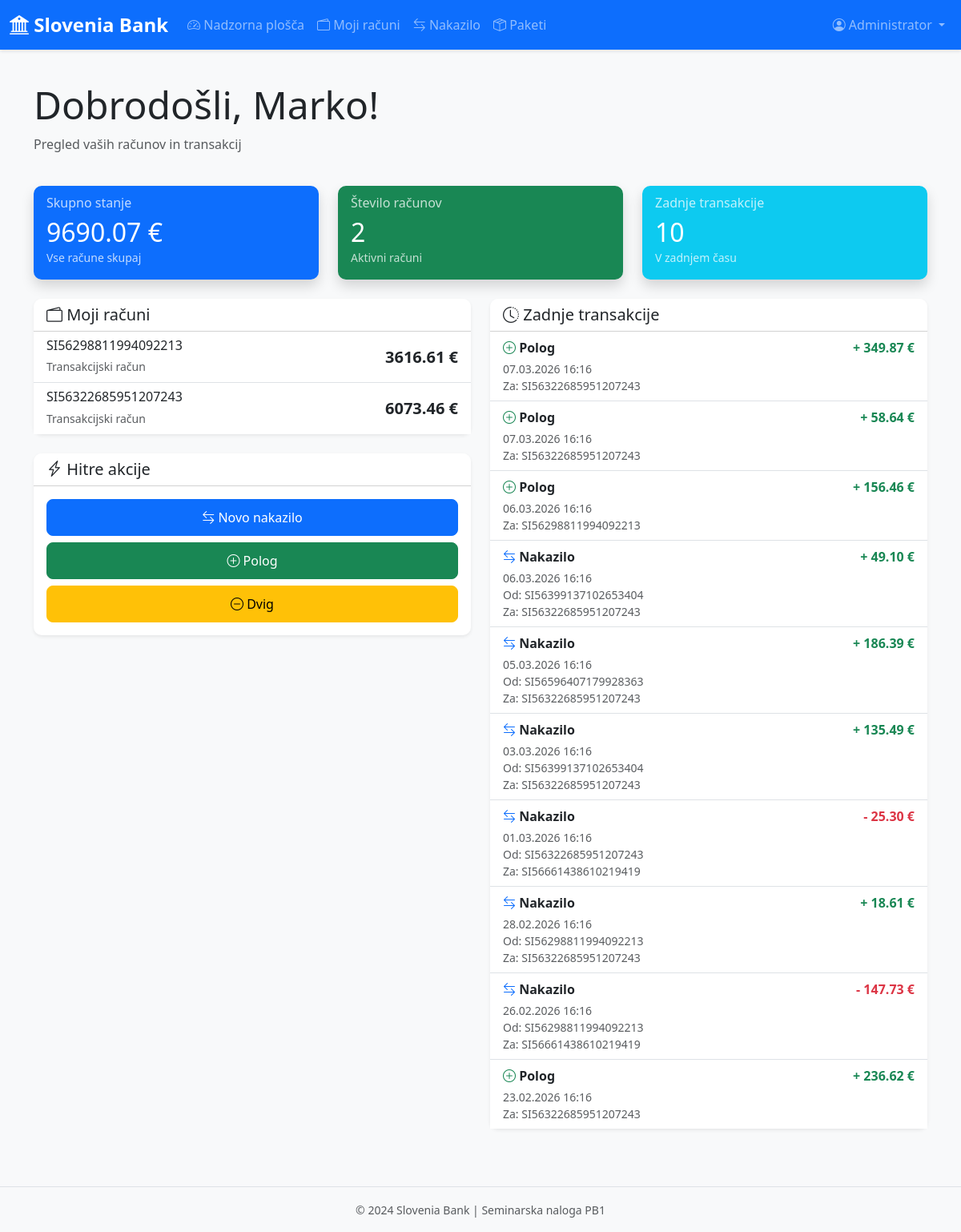
Page /dashboard (signed in) on the committed database.
### tables this page shows
CREATE TABLE stranka (
                        id_stranke      INTEGER  PRIMARY KEY AUTOINCREMENT,
                        ime             TEXT     NOT NULL CHECK(LENGTH(ime) > 0),
                        priimek         TEXT     NOT NULL CHECK(LENGTH(priimek) > 0),
                        naslov          TEXT     NOT NULL CHECK(LENGTH(naslov) > 0),
                        datum_rojstva   DATE     NOT NULL  
                );

CREATE TABLE racun (
                        IBAN            TEXT     PRIMARY KEY UNIQUE CHECK(LENGTH(IBAN) = 19), -- 19 je standard po Wiki za SLO
                        id_lastnik      INTEGER  NOT NULL REFERENCES stranka(id_stranke),
                        id_paket        INTEGER  NOT NULL REFERENCES paket(id_paket),
                        stanje          INTEGER  NOT NULL DEFAULT(0) -- centi
                );

CREATE TABLE transakcija (
                    id_transakcije  INTEGER  PRIMARY KEY AUTOINCREMENT,
                    posilja         TEXT     REFERENCES racun(IBAN), -- NULL za polog
                    prejema         TEXT     REFERENCES racun(IBAN), -- NULL za dvig
                    tip             TEXT     NOT NULL CHECK(tip IN ('polog', 'dvig', 'nakazilo', 'obresti')),
                    znesek          INTEGER  NOT NULL DEFAULT(0) CHECK(znesek > 0),    -- centi
                    cas             DATETIME DEFAULT(DATETIME('now'))

    
                CHECK (
                (tip = 'polog'   AND posilja IS NULL AND prejema IS NOT NULL) OR
                (tip = 'dvig'    AND posilja IS NOT NULL AND prejema IS NULL) OR
                (tip = 'nakazilo' AND posilja IS NOT NULL AND prejema IS NOT NULL AND posilja != prejema) OR
                (tip = 'obresti' AND posilja IS NULL AND prejema IS NOT NULL)
                )
            );

### app.py (the view)
@app.route('/dashboard')
@login_required
def dashboard():
    user_id = session['user_id']
    stranka = bank.get_stranka(user_id)
    if not stranka:
        flash('Stranka ni najdena.', 'danger')
        return redirect(url_for('logout'))
    racuni = bank.get_racuni_stranke(user_id)
    total_balance = sum(r['stanje'] for r in racuni)
    recent_transactions = bank.get_recent_transactions(user_id, limit=10)
    return render_template('dashboard.html',
                         stranka=stranka,
                         racuni=racuni,
                         total_balance=total_balance,
                         recent_transactions=recent_transactions)

### app.py (called while the page is built)
def login_required(f):
    @wraps(f)
    def decorated_function(*args, **kwargs):
        if 'user_id' not in session:
            flash('Prosimo, prijavite se.', 'warning')
            return redirect(url_for('login'))
        return f(*args, **kwargs)
    return decorated_function

@app.template_filter('centi_v_eure')
def centi_v_eure(centi):
    if centi is None:
        return '0.00'
    return f"{centi / 100:.2f}"

@app.template_filter('format_iban')
def format_iban(iban):
    if not iban:
        return ''
    return iban

@app.template_filter('format_datum')
def format_datum(datum_str):
    if not datum_str:
        return ''
    try:
        dt = datetime.fromisoformat(datum_str.replace(' ', 'T'))
        return dt.strftime('%d.%m.%Y %H:%M')
    except:
        return datum_str

### model.py (called while the page is built)
def get_connection():
    if not hasattr(_thread_local, 'conn'):
        _thread_local.conn = dbapi.connect('Banka.db', check_same_thread=False)
        _thread_local.conn.execute("PRAGMA foreign_keys = ON;")
    return _thread_local.conn

    def __enter__(self):
        return self.cur

    def __exit__(self, exc_type, exc_value, traceback):
        if self.close:
            self.cur.close()

    def __bool__(self):
        if hasattr(self, '__dataclass_fields__'):
            first_field = next(iter(self.__dataclass_fields__))
            return getattr(self, first_field) is not None
        return True

### services.py (called while the page is built)
    def get_stranka(self, id_stranke):
        with Kazalec() as cur:
            cur.execute("""
                SELECT id_stranke, ime, priimek, naslov, datum_rojstva
                FROM stranka
                WHERE id_stranke = ?
            """, (id_stranke,))
            row = cur.fetchone()
            if row:
                return Stranka(
                    id_stranke=row[0],
                    ime=row[1],
                    priimek=row[2],
                    naslov=row[3],
                    datum_rojstva=row[4]
                )
            return None

### templates/dashboard.html (shortened to what this page needs)
{% extends "base.html" %}
{% block content %}
<div class="container my-4">
    <div class="row mb-4">
        <div class="col">
            <h1 class="display-5">Dobrodošli, {{ stranka.ime }}!</h1>
            <p class="text-muted">Pregled vaših računov in transakcij</p>
        </div>
    </div>
    <div class="row g-4 mb-4">
        <div class="col-md-4">
            <div class="card bg-primary text-white shadow">
                <div class="card-body">
                    <h6 class="card-subtitle mb-2 opacity-75">Skupno stanje</h6>
                    <h2 class="card-title mb-0">{{ total_balance | centi_v_eure }} €</h2>
                    <small class="opacity-75">Vse račune skupaj</small>
                </div>
            </div>
        </div>
        <div class="col-md-4">
            <div class="card bg-success text-white shadow">
                <div class="card-body">
                    <h6 class="card-subtitle mb-2 opacity-75">Število računov</h6>
                    <h2 class="card-title mb-0">{{ racuni | length }}</h2>
                    <small class="opacity-75">Aktivni računi</small>
                </div>
            </div>
        </div>
        <div class="col-md-4">
            <div class="card bg-info text-white shadow">
                <div class="card-body">
                    <h6 class="card-subtitle mb-2 opacity-75">Zadnje transakcije</h6>
                    <h2 class="card-title mb-0">{{ recent_transactions | length }}</h2>
                    <small class="opacity-75">V zadnjem času</small>
                </div>
            </div>
        </div>
    </div>
    <div class="row g-4">
        <div class="col-lg-6">
            <div class="card shadow-sm">
                <div class="card-header bg-white">
                    <h5 class="mb-0"><i class="bi bi-wallet2"></i> Moji računi</h5>
                </div>
                <div class="card-body p-0">
                    <div class="list-group list-group-flush">
                        {% for racun in racuni %}
                        <a href="{{ url_for('account_detail', iban=racun.IBAN) }}"
                           class="list-group-item list-group-item-action">
                            <div class="d-flex justify-content-between align-items-center">
                                <div>
                                    <h6 class="mb-1">{{ racun.IBAN | format_iban }}</h6>
                                    <small class="text-muted">Transakcijski račun</small>
                                </div>
                                <div class="text-end">
                                    <strong class="fs-5">{{ racun.stanje | centi_v_eure }} €</strong>
                                </div>
                            </div>
                        </a>
                        {% endfor %}
                    </div>
                </div>
            </div>
            <div class="card shadow-sm mt-4">
                <div class="card-header bg-white">
                    <h5 class="mb-0"><i class="bi bi-lightning-charge"></i> Hitre akcije</h5>
                </div>
                <div class="card-body">
                    <div class="d-grid gap-2">
                        <a href="{{ url_for('transfer') }}" class="btn btn-primary">
                            <i class="bi bi-arrow-left-right"></i> Novo nakazilo
                        </a>
                        <button class="btn btn-success" data-bs-toggle="modal" data-bs-target="#depositModal">
                            <i class="bi bi-plus-circle"></i> Polog
                        </button>
                        <button class="btn btn-warning" data-bs-toggle="modal" data-bs-target="#withdrawModal">
                            <i class="bi bi-dash-circle"></i> Dvig
                        </button>
                    </div>
                </div>
            </div>
        </div>
        <div class="col-lg-6">
            <div class="card shadow-sm">
                <div class="card-header bg-white">
                    <h5 class="mb-0"><i class="bi bi-clock-history"></i> Zadnje transakcije</h5>
                </div>
                <div class="card-body p-0">
                    <div class="list-group list-group-flush">
                        {% for trans in recent_transactions %}
                        <div class="list-group-item">
                            <div class="d-flex justify-content-between align-items-start">
                                <div>
                                    {% if trans.tip == 'polog' %}
                                    <i class="bi bi-plus-circle text-success"></i>
                                    <strong>Polog</strong>
                                    {% elif trans.tip == 'dvig' %}
                                    <i class="bi bi-dash-circle text-warning"></i>
                                    <strong>Dvig</strong>
                                    {% elif trans.tip == 'nakazilo' %}
                                    <i class="bi bi-arrow-left-right text-primary"></i>
                                    <strong>Nakazilo</strong>
                                    {% else %}
                                    <i class="bi bi-info-circle text-info"></i>
                                    <strong>{{ trans.tip }}</strong>
                                    {% endif %}
                                    <div class="small text-muted mt-1">
                                        {{ trans.cas | format_datum }}
                                    </div>
                                    {% if trans.posilja %}
                                    <div class="small text-muted">Od: {{ trans.posilja }}</div>
                                    {% endif %}
                                    {% if trans.prejema %}
                                    <div class="small text-muted">Za: {{ trans.prejema }}</div>
                                    {% endif %}
                                </div>
                                <div class="text-end">
                                    <strong class="fs-6
                                        {% if trans.tip == 'polog' or (trans.tip == 'nakazilo' and trans.prejema and trans.prejema in racuni|map(attribute='IBAN')|list) %}
                                        text-success
                                        {% else %}
                                        text-danger
                                        {% endif %}">
                                        {% if trans.tip == 'polog' or (trans.tip == 'nakazilo' and trans.prejema and trans.prejema in racuni|map(attribute='IBAN')|list) %}
                                        +
                                        {% else %}
                                        -
                                        {% endif %}
                                        {{ trans.znesek | centi_v_eure }} €
                                    </strong>
                                </div>
                            </div>
                        </div>
                        {% endfor %}
                    </div>
                </div>
            </div>
        </div>
    </div>
</div>
{% endblock %}

### templates/base.html (shortened to what this page needs)
<!DOCTYPE html>
<html lang="sl">
<head>
    <link href="https://cdn.jsdelivr.net/npm/bootstrap@5.3.0/dist/css/bootstrap.min.css" rel="stylesheet">
    <link rel="stylesheet" href="https://cdn.jsdelivr.net/npm/bootstrap-icons@1.11.0/font/bootstrap-icons.css">
    <link rel="stylesheet" href="{{ url_for('static', filename='css/style.css') }}">
</head>
<body>
    {% if session.get('user_id') %}
    <nav class="navbar navbar-expand-lg navbar-dark bg-primary">
        <div class="container-fluid">
            <a class="navbar-brand" href="{{ url_for('dashboard') }}">
                <i class="bi bi-bank2"></i> Slovenia Bank
            </a>
            <div class="collapse navbar-collapse" id="navbarNav">
                <ul class="navbar-nav me-auto">
                    {% if not session.get('is_admin') %}
                    <li class="nav-item">
                        <a class="nav-link" href="{{ url_for('dashboard') }}">
                            <i class="bi bi-speedometer2"></i> Nadzorna plošča
                        </a>
                    </li>
                    <li class="nav-item">
                        <a class="nav-link" href="{{ url_for('accounts') }}">
                            <i class="bi bi-wallet2"></i> Moji računi
                        </a>
                    </li>
                    <li class="nav-item">
                        <a class="nav-link" href="{{ url_for('transfer') }}">
                            <i class="bi bi-arrow-left-right"></i> Nakazilo
                        </a>
                    </li>
                    <li class="nav-item">
                        <a class="nav-link" href="{{ url_for('packages') }}">
                            <i class="bi bi-box-seam"></i> Paketi
                        </a>
                    </li>
                    {% endif %}
                </ul>
                <ul class="navbar-nav">
                    <li class="nav-item dropdown">
                        <a class="nav-link dropdown-toggle" href="#" id="navbarDropdown" role="button" data-bs-toggle="dropdown">
                            <i class="bi bi-person-circle"></i> {{ session.get('name', 'Uporabnik') }}
                        </a>
                    </li>
                </ul>
            </div>
        </div>
    </nav>
    {% endif %}
    <main class="container-fluid {% if not session.get('user_id') %}login-container{% endif %}">
        {% block content %}{% endblock %}
    </main>
    <footer class="bg-light text-center text-muted py-3 mt-5">
        <div class="container">
            <small>&copy; 2024 Slovenia Bank | Seminarska naloga PB1</small>
        </div>
    </footer>
</body>
</html>

### static/css/style.css (style rules this page uses)
:root { --primary-color: #0d6efd; --secondary-color: #6c757d; --success-color: #198754; --danger-color: #dc3545; --warning-color: #ffc107; --info-color: #0dcaf0; }
body { font-family: 'Segoe UI', Tahoma, Geneva, Verdana, sans-serif; background-color: #f8f9fa; min-height: 100vh; display: flex; flex-direction: column; }
main { flex: 1; }
.card { border: none; border-radius: 10px; transition: transform 0.2s; }
.card-header { border-radius: 10px 10px 0 0 !important; }
.navbar { box-shadow: 0 2px 4px rgba(0,0,0,.1); }
.navbar-brand { font-weight: bold; font-size: 1.5rem; }
.btn { border-radius: 8px; padding: 10px 20px; font-weight: 500; transition: all 0.3s; }
.list-group-item { border: none; border-bottom: 1px solid #dee2e6; transition: background-color 0.2s; }
.list-group-item:last-child { border-bottom: none; }
footer { margin-top: auto; border-top: 1px solid #dee2e6; }
.card { animation: fadeIn 0.5s ease-out; }

### rows in the picture
stranka: ime "Marko"
racun: IBAN "SI56298811994092213", stanje|centi_v_eure "3616.61"
racun: IBAN "SI56322685951207243", stanje|centi_v_eure "6073.46"
transakcija: tip "polog" (drawn)
transakcija: tip "polog" (drawn)
transakcija: tip "polog" (drawn)
transakcija: tip "nakazilo" (drawn)
transakcija: tip "nakazilo" (drawn)
transakcija: tip "nakazilo" (drawn)
transakcija: tip "nakazilo" (drawn)
transakcija: tip "nakazilo" (drawn)
transakcija: tip "nakazilo" (drawn)
transakcija: tip "polog" (drawn)

### other values in the picture
{{ session.get('name', 'Uporabnik') }} "Administrator"
{{ total_balance | centi_v_eure }} "9690.07"
{{ racuni | length }} "2"
{{ recent_transactions | length }} "10"
